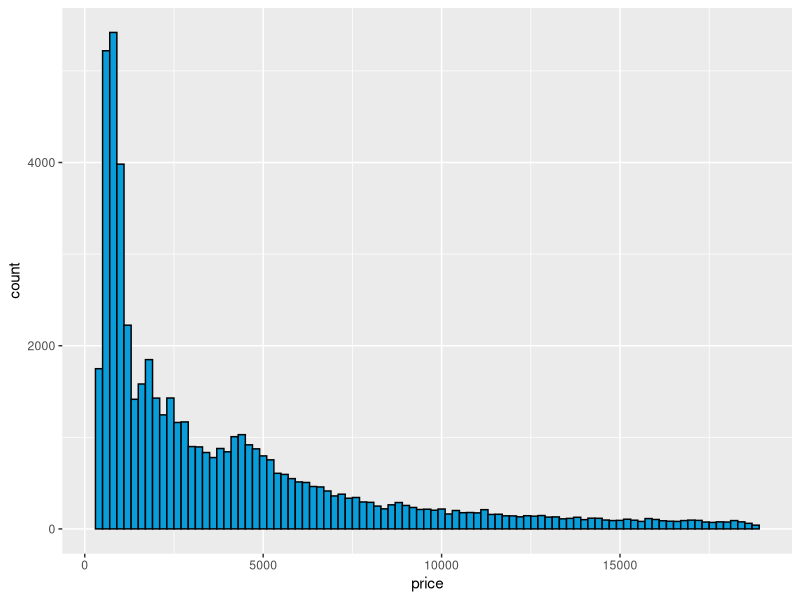
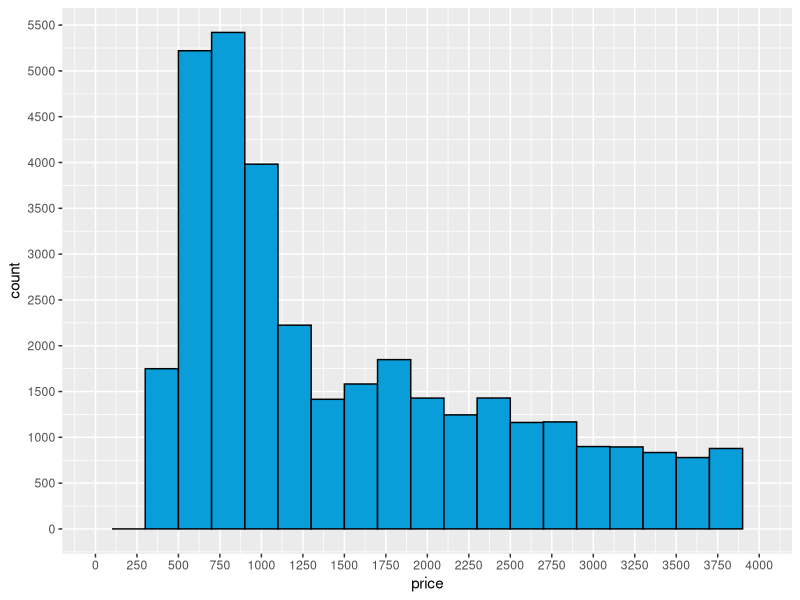
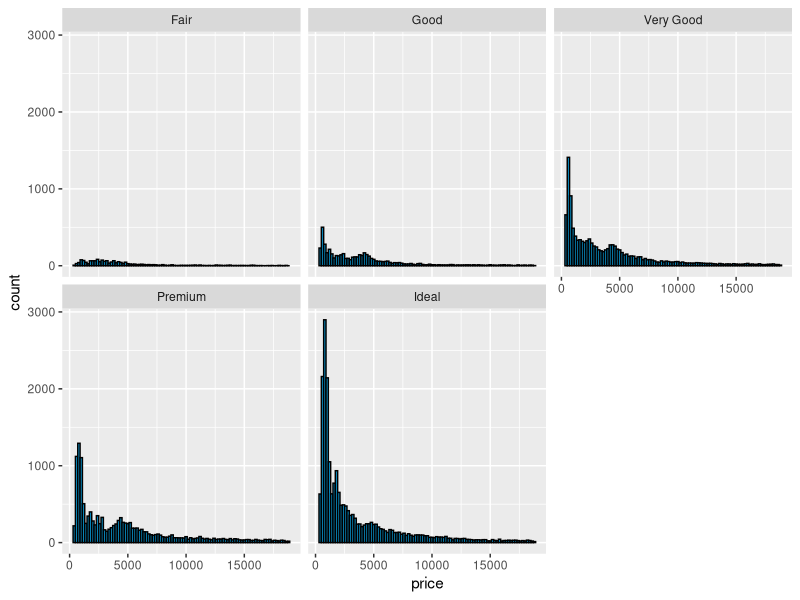
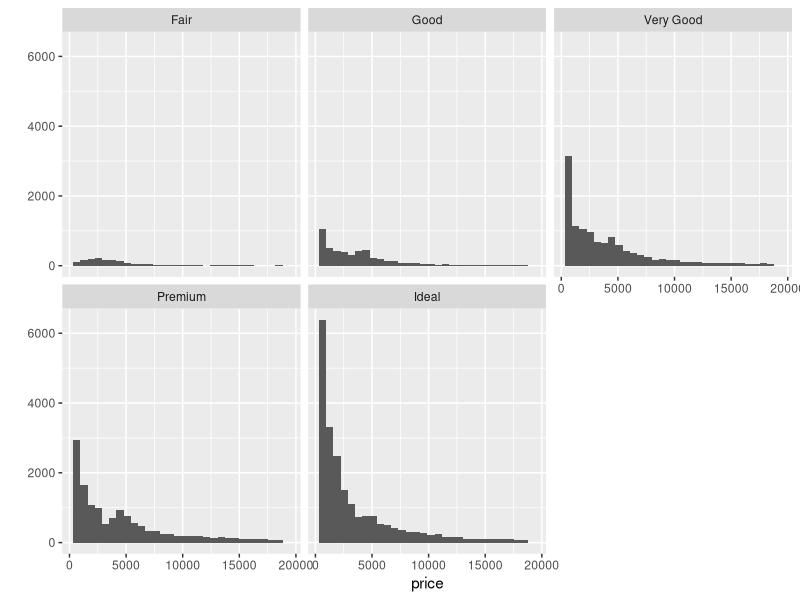
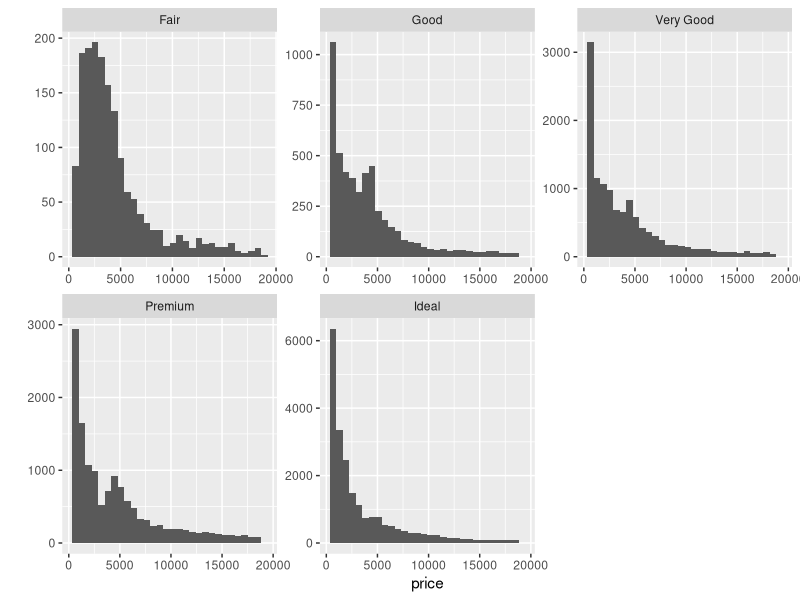
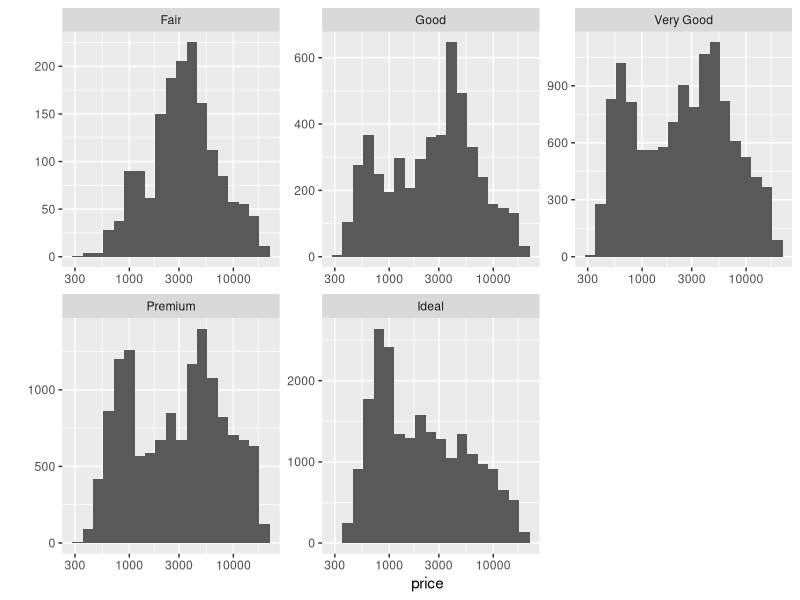
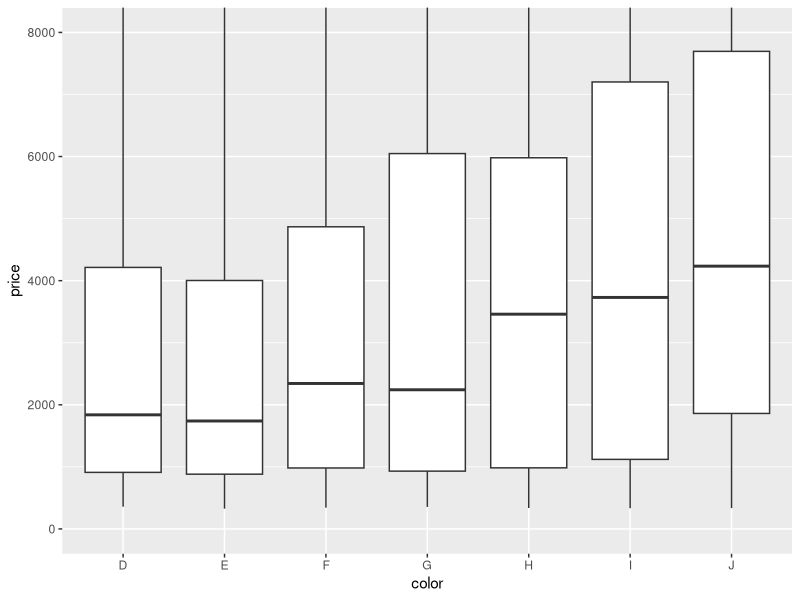
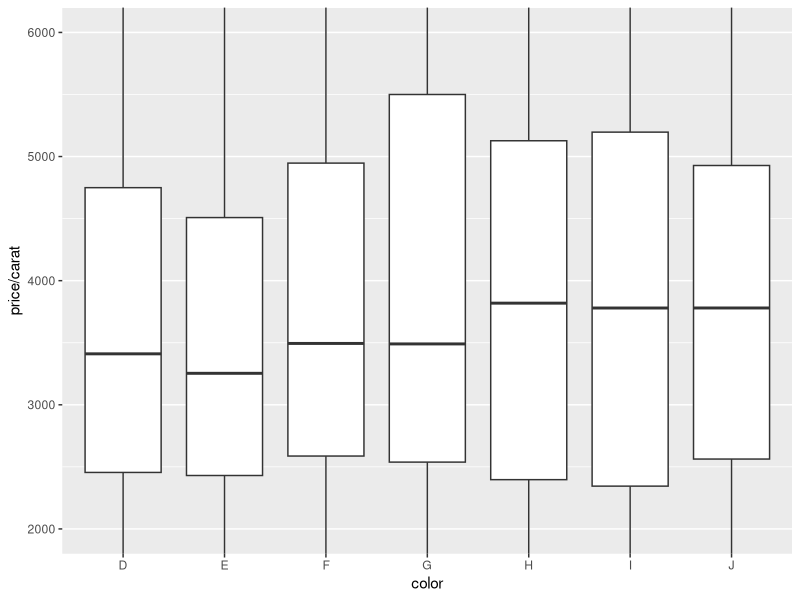

Source code (R) for these figures, in order:

library(ggplot2)
data(diamonds)
#qplot(x = price, data = diamonds) 
ggplot(aes(x = price), data = diamonds) + 
   geom_histogram(binwidth = 200, color = 'black', fill = '#099DD9')

summary(diamonds$price)
sum(diamonds$price < 500)
sum(diamonds$price < 250)
sum(diamonds$price >= 15000)

# Explore the largest peak in the
# price histogram you created earlier.

# Try limiting the x-axis, altering the bin width,
# and setting different breaks on the x-axis.

# There won’t be a solution video for this
# question so go to the discussions to
# share your thoughts and discover
# what other people find.

# You can save images by using the ggsave() command.
# ggsave() will save the last plot created.
# For example...
#                  qplot(x = price, data = diamonds)
#                  ggsave('priceHistogram.png')

# ggsave currently recognises the extensions eps/ps, tex (pictex),
# pdf, jpeg, tiff, png, bmp, svg and wmf (windows only).

# Submit your final code when you are ready.

# TYPE YOUR CODE BELOW THE LINE
# ======================================================================

ggplot(aes(x = price), data = diamonds) + 
   geom_histogram(binwidth = 200, color = 'black', fill = '#099DD9') +
  scale_x_continuous(limits = c(0, 4000), breaks = seq(0, 4000, 250)) +
  scale_y_continuous(breaks = seq(0, 6000, 500))

# Break out the histogram of diamond prices by cut.

# You should have five histograms in separate
# panels on your resulting plot.

# TYPE YOUR CODE BELOW THE LINE
# ======================================================
ggplot(aes(x = price), data = diamonds) + 
   geom_histogram(binwidth = 200, color = 'black', fill = '#099DD9') +
  facet_wrap(~cut, ncol = 3)

tapply(diamonds$price, diamonds$cut, max)
tapply(diamonds$price, diamonds$cut, min)
tapply(diamonds$price, diamonds$cut, median)

# In the two last exercises, we looked at
# the distribution for diamonds by cut.

# Run the code below in R Studio to generate
# the histogram as a reminder.

# ===============================================================

qplot(x = price, data = diamonds) + facet_wrap(~cut)

# ===============================================================

# In the last exercise, we looked at the summary statistics
# for diamond price by cut. If we look at the output table, the
# the median and quartiles are reasonably close to each other.

# diamonds$cut: Fair
#    Min. 1st Qu.  Median    Mean 3rd Qu.    Max. 
#     337    2050    3282    4359    5206   18570 
# ------------------------------------------------------------------------ 
# diamonds$cut: Good
#    Min. 1st Qu.  Median    Mean 3rd Qu.    Max. 
#     327    1145    3050    3929    5028   18790 
# ------------------------------------------------------------------------ 
# diamonds$cut: Very Good
#    Min. 1st Qu.  Median    Mean 3rd Qu.    Max. 
#     336     912    2648    3982    5373   18820 
# ------------------------------------------------------------------------ 
# diamonds$cut: Premium
#    Min. 1st Qu.  Median    Mean 3rd Qu.    Max. 
#     326    1046    3185    4584    6296   18820 
# ------------------------------------------------------------------------ 
# diamonds$cut: Ideal
#    Min. 1st Qu.  Median    Mean 3rd Qu.    Max. 
#     326     878    1810    3458    4678   18810 

# This means the distributions should be somewhat similar,
# but the histograms we created don't show that.

# The 'Fair' and 'Good' diamonds appear to have 
# different distributions compared to the better
# cut diamonds. They seem somewhat uniform
# on the left with long tails on the right.

# Let's look in to this more.

# Look up the documentation for facet_wrap in R Studio.
# Then, scroll back up and add a parameter to facet_wrap so that
# the y-axis in the histograms is not fixed. You want the y-axis to
# be different for each histogram.

# If you want a hint, check out the Instructor Notes.

qplot(x = price, data = diamonds) + facet_wrap(~cut, scales = "free")

# Create a histogram of price per carat
# and facet it by cut. You can make adjustments
# to the code from the previous exercise to get
# started.

# Adjust the bin width and transform the scale
# of the x-axis using log10.

# Submit your final code when you are ready.

# ENTER YOUR CODE BELOW THIS LINE.
# ===========================================================================

qplot(x = price, data = diamonds, binwidth = 0.1)  + 
  facet_wrap(~cut, scales = "free") +
  scale_x_log10()

# Investigate the price of diamonds using box plots,
# numerical summaries, and one of the following categorical
# variables: cut, clarity, or color.

# There won’t be a solution video for this
# exercise so go to the discussion thread for either
# BOXPLOTS BY CLARITY, BOXPLOT BY COLOR, or BOXPLOTS BY CUT
# to share you thoughts and to
# see what other people found.

# You can save images by using the ggsave() command.
# ggsave() will save the last plot created.
# For example...
#                  qplot(x = price, data = diamonds)
#                  ggsave('priceHistogram.png')

# ggsave currently recognises the extensions eps/ps, tex (pictex),
# pdf, jpeg, tiff, png, bmp, svg and wmf (windows only).

# Copy and paste all of the code that you used for
# your investigation, and submit it when you are ready.
# =================================================================

qplot(x = color, y = price, data = diamonds,
      geom = 'boxplot') +
  coord_cartesian(ylim = c(0, 8000))

by(diamonds$price, diamonds$color, summary)
IQR(subset(diamonds, color == 'D')$price)
IQR(subset(diamonds, color == 'J')$price)

# Investigate the price per carat of diamonds across
# the different colors of diamonds using boxplots.

# Go to the discussions to
# share your thoughts and to discover
# what other people found.

# You can save images by using the ggsave() command.
# ggsave() will save the last plot created.
# For example...
#                  qplot(x = price, data = diamonds)
#                  ggsave('priceHistogram.png')

# ggsave currently recognises the extensions eps/ps, tex (pictex),
# pdf, jpeg, tiff, png, bmp, svg and wmf (windows only).

# Copy and paste all of the code that you used for
# your investigation, and submit it when you are ready.

# SUBMIT YOUR CODE BELOW THIS LINE
# ===================================================================
qplot(x = color, y = price / carat, data = diamonds,
      geom = 'boxplot') +
  coord_cartesian(ylim = c(2000, 6000))

# weight
qplot(x = carat, data = diamonds, binwidth = 0.01, 
   color = I('black'), fill = I('#099DD9')) +
  scale_x_continuous(limits = c(0.3, 1.25), breaks = seq(0,1.25,0.1))


# The Gapminder website contains over 500 data sets with information about
# the world's population. Your task is to download a data set of your choice
# and create 2-5 plots that make use of the techniques from Lesson 3.

# You might use a simple histogram, a boxplot split over a categorical variable,
# or a frequency polygon. The choice is yours!

# You can find a link to the Gapminder website in the Instructor Notes.

# Once you've completed your investigation, create a post in the discussions that includes:
#       1. any questions you answered, your observations, and summary statistics
#       2. snippets of code that created the plots
#       3. links to the images of your plots

# You can save images by using the ggsave() command.
# ggsave() will save the last plot created.
# For example...
#                  qplot(x = price, data = diamonds)
#                  ggsave('priceHistogram.png')

# ggsave currently recognises the extensions eps/ps, tex (pictex),
# pdf, jpeg, tiff, png, bmp, svg and wmf (windows only).

# Copy and paste all of the code that you used for
# your investigation, and submit it when you are ready.
# ====================================================================================

#The following command may be helpful for some of the Gapminder Data sets, 
#once it's been converted to csv format: 
#read.csv('data.csv', header = T, row.names = 1, check.names = F). 
#You may want to look at additional function arguments in the help file for the read.table() 
#family for additional tools that can help you read in data.

#If you want to exchange the rows and columns of your dataframe, 
#it will also be useful to know the transpose function, t().


# CODE HERE

#===========================================================================================
# Your task is to investigate the distribution of your friends'
# birth months and days.

# Here some questions you could answer, and we hope you think of others.

# **********************************************************************

# How many people share your birthday? Do you know them?
# (Reserve time with them or save money to buy them a gift!)

# Which month contains the most number of birthdays?

# How many birthdays are in each month?

# Which day of the year has the most number of birthdays?

# Do you have at least 365 friends that have birthdays on everyday
# of the year?

# **********************************************************************

# You will need to do some data munging and additional research to
# complete this task. This task won't be easy, and you may encounter some
# unexpected challenges along the way. We hope you learn a lot from it though.

# You can expect to spend 30 min or more on this task depending if you
# use the provided data or obtain your personal data. We also encourage you
# to use the lubridate package for working with dates. Read over the documentation
# in RStudio and search for examples online if you need help.

# You'll need to export your Facebooks friends' birthdays to a csv file.
# You may need to create a calendar of your Facebook friends’ birthdays
# in a program like Outlook or Gmail and then export the calendar as a
# csv file.

# Once you load the data into R Studio, you can use the strptime() function
# to extract the birth months and birth days. We recommend looking up the
# documentation for the function and finding examples online.

# We've included some links in the Instructor Notes to help get you started.

# Once you've completed your investigation, create a post in the discussions that includes:
#       1. any questions you answered, your observations, and summary statistics
#       2. snippets of code that created the plots
#       3. links to the images of your plots

# You can save images by using the ggsave() command.
# ggsave() will save the last plot created.
# For example...
#                  qplot(x = price, data = diamonds)
#                  ggsave('priceHistogram.png')

# ggsave currently recognises the extensions eps/ps, tex (pictex),
# pdf, jpeg, tiff, png, bmp, svg and wmf (windows only).

# Copy and paste all of the code that you used for
# your investigation below the line. Submit it when you are ready.
# ===============================================================================

# CODE HERE